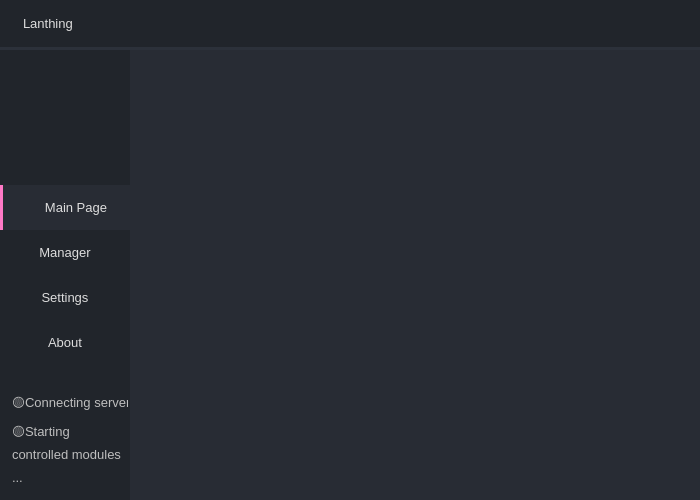
<?xml version="1.0" encoding="UTF-8"?>
<ui version="4.0">
 <class>MainWindow</class>
 <widget class="QMainWindow" name="MainWindow">
  <property name="geometry">
   <rect>
    <x>0</x>
    <y>0</y>
    <width>700</width>
    <height>500</height>
   </rect>
  </property>
  <property name="windowTitle">
   <string>Lanthing</string>
  </property>
  <property name="autoFillBackground">
   <bool>false</bool>
  </property>
  <property name="styleSheet">
   <string notr="true"/>
  </property>
  <property name="unifiedTitleAndToolBarOnMac">
   <bool>false</bool>
  </property>
  <widget class="QWidget" name="styleSheet">
   <property name="styleSheet">
    <string notr="true">QWidget{
	color: rgb(221, 221, 221);
	font: 10pt;
border: none;
}

QFrame {
  border: none;
}

QLabel {
  border: none;
}
QToolTip { 
  background-color: rgb(33, 37, 43); 
  color:  rgb(255, 121, 198);	
  border: black solid 1px
}



/* /////////////////////////////////////////////////////////////////////////////////////////////////
ScrollBars */
QScrollBar:horizontal {
    border: none;
    background: rgb(52, 59, 72);
    height: 8px;
    margin: 0px 21px 0 21px;
	border-radius: 0px;
}
QScrollBar::handle:horizontal {
    background: rgb(189, 147, 249);
    min-width: 25px;
	border-radius: 4px
}
QScrollBar::add-line:horizontal {
    border: none;
    background: rgb(55, 63, 77);
    width: 20px;
	border-top-right-radius: 4px;
    border-bottom-right-radius: 4px;
    subcontrol-position: right;
    subcontrol-origin: margin;
}
QScrollBar::sub-line:horizontal {
    border: none;
    background: rgb(55, 63, 77);
    width: 20px;
	border-top-left-radius: 4px;
    border-bottom-left-radius: 4px;
    subcontrol-position: left;
    subcontrol-origin: margin;
}
QScrollBar::up-arrow:horizontal, QScrollBar::down-arrow:horizontal
{
     background: none;
}
QScrollBar::add-page:horizontal, QScrollBar::sub-page:horizontal
{
     background: none;
}
 QScrollBar:vertical {
	border: none;
    background: rgb(52, 59, 72);
    width: 8px;
    margin: 21px 0 21px 0;
	border-radius: 0px;
 }
 QScrollBar::handle:vertical {	
	background: rgb(189, 147, 249);
    min-height: 25px;
	border-radius: 4px
 }
 QScrollBar::add-line:vertical {
     border: none;
    background: rgb(55, 63, 77);
     height: 20px;
	border-bottom-left-radius: 4px;
    border-bottom-right-radius: 4px;
     subcontrol-position: bottom;
     subcontrol-origin: margin;
 }
 QScrollBar::sub-line:vertical {
	border: none;
    background: rgb(55, 63, 77);
     height: 20px;
	border-top-left-radius: 4px;
    border-top-right-radius: 4px;
     subcontrol-position: top;
     subcontrol-origin: margin;
 }
 QScrollBar::up-arrow:vertical, QScrollBar::down-arrow:vertical {
     background: none;
 }

 QScrollBar::add-page:vertical, QScrollBar::sub-page:vertical {
     background: none;
 }</string>
   </property>
   <layout class="QVBoxLayout" name="verticalLayout_6">
    <property name="spacing">
     <number>0</number>
    </property>
    <property name="leftMargin">
     <number>0</number>
    </property>
    <property name="topMargin">
     <number>0</number>
    </property>
    <property name="rightMargin">
     <number>0</number>
    </property>
    <property name="bottomMargin">
     <number>0</number>
    </property>
    <item>
     <widget class="QFrame" name="appBg">
      <property name="styleSheet">
       <string notr="true">background-color: rgb(40, 44, 52);
</string>
      </property>
      <property name="frameShape">
       <enum>QFrame::StyledPanel</enum>
      </property>
      <property name="frameShadow">
       <enum>QFrame::Raised</enum>
      </property>
      <property name="lineWidth">
       <number>0</number>
      </property>
      <layout class="QVBoxLayout" name="verticalLayout_15">
       <property name="spacing">
        <number>0</number>
       </property>
       <property name="leftMargin">
        <number>0</number>
       </property>
       <property name="topMargin">
        <number>0</number>
       </property>
       <property name="rightMargin">
        <number>0</number>
       </property>
       <property name="bottomMargin">
        <number>0</number>
       </property>
       <item>
        <widget class="QFrame" name="windowBar">
         <property name="minimumSize">
          <size>
           <width>0</width>
           <height>50</height>
          </size>
         </property>
         <property name="styleSheet">
          <string notr="true">#windowBar {
background-color: rgb(33, 37, 43);
border-bottom: 3px solid rgb(44, 49, 58);
}
</string>
         </property>
         <property name="frameShape">
          <enum>QFrame::StyledPanel</enum>
         </property>
         <property name="frameShadow">
          <enum>QFrame::Raised</enum>
         </property>
         <property name="lineWidth">
          <number>0</number>
         </property>
         <layout class="QHBoxLayout" name="horizontalLayout_8">
          <property name="spacing">
           <number>6</number>
          </property>
          <item>
           <widget class="QLabel" name="label">
            <property name="maximumSize">
             <size>
              <width>32</width>
              <height>32</height>
             </size>
            </property>
            <property name="styleSheet">
             <string notr="true">background-color: transparent;</string>
            </property>
            <property name="text">
             <string/>
            </property>
            <property name="pixmap">
             <pixmap resource="../../resources.qrc">:/res/png_icons/pc2.png</pixmap>
            </property>
            <property name="scaledContents">
             <bool>true</bool>
            </property>
           </widget>
          </item>
          <item>
           <widget class="QLabel" name="labelTitle">
            <property name="styleSheet">
             <string notr="true">border:none;
background-color:transparent;</string>
            </property>
            <property name="lineWidth">
             <number>0</number>
            </property>
            <property name="text">
             <string>Lanthing</string>
            </property>
           </widget>
          </item>
          <item>
           <spacer name="horizontalSpacer_2">
            <property name="orientation">
             <enum>Qt::Horizontal</enum>
            </property>
            <property name="sizeHint" stdset="0">
             <size>
              <width>40</width>
              <height>20</height>
             </size>
            </property>
           </spacer>
          </item>
          <item>
           <widget class="QFrame" name="rightButtons">
            <property name="styleSheet">
             <string notr="true">#rightButtons {
background-color:transparent;
}

#rightButtons .QPushButton { background-color: rgba(255, 255, 255, 0); border: none;  border-radius: 5px; }
#rightButtons .QPushButton:hover { background-color: rgb(44, 49, 57); border-style: solid; border-radius: 4px; }
#rightButtons .QPushButton:pressed { background-color: rgb(23, 26, 30); border-style: solid; border-radius: 4px; }</string>
            </property>
            <property name="frameShape">
             <enum>QFrame::StyledPanel</enum>
            </property>
            <property name="frameShadow">
             <enum>QFrame::Raised</enum>
            </property>
            <layout class="QHBoxLayout" name="horizontalLayout_11">
             <property name="leftMargin">
              <number>2</number>
             </property>
             <property name="topMargin">
              <number>2</number>
             </property>
             <property name="rightMargin">
              <number>2</number>
             </property>
             <property name="bottomMargin">
              <number>2</number>
             </property>
             <item>
              <widget class="QPushButton" name="btnLog">
               <property name="styleSheet">
                <string notr="true">border:none;</string>
               </property>
               <property name="text">
                <string/>
               </property>
               <property name="icon">
                <iconset resource="../../resources.qrc">
                 <normaloff>:/res/icons/cil-description.png</normaloff>:/res/icons/cil-description.png</iconset>
               </property>
               <property name="iconSize">
                <size>
                 <width>32</width>
                 <height>32</height>
                </size>
               </property>
              </widget>
             </item>
             <item>
              <widget class="QPushButton" name="btnMinimize">
               <property name="styleSheet">
                <string notr="true">border:none;</string>
               </property>
               <property name="text">
                <string/>
               </property>
               <property name="icon">
                <iconset resource="../../resources.qrc">
                 <normaloff>:/res/icons/icon_minimize.png</normaloff>:/res/icons/icon_minimize.png</iconset>
               </property>
               <property name="iconSize">
                <size>
                 <width>32</width>
                 <height>32</height>
                </size>
               </property>
              </widget>
             </item>
             <item>
              <widget class="QPushButton" name="btnClose">
               <property name="styleSheet">
                <string notr="true">border:none;</string>
               </property>
               <property name="text">
                <string/>
               </property>
               <property name="icon">
                <iconset resource="../../resources.qrc">
                 <normaloff>:/res/icons/icon_close.png</normaloff>:/res/icons/icon_close.png</iconset>
               </property>
               <property name="iconSize">
                <size>
                 <width>32</width>
                 <height>32</height>
                </size>
               </property>
              </widget>
             </item>
            </layout>
           </widget>
          </item>
         </layout>
        </widget>
       </item>
       <item>
        <widget class="QFrame" name="contentBox">
         <property name="styleSheet">
          <string notr="true"/>
         </property>
         <property name="frameShape">
          <enum>QFrame::NoFrame</enum>
         </property>
         <property name="frameShadow">
          <enum>QFrame::Raised</enum>
         </property>
         <property name="lineWidth">
          <number>0</number>
         </property>
         <layout class="QHBoxLayout" name="horizontalLayout_3">
          <property name="spacing">
           <number>0</number>
          </property>
          <property name="leftMargin">
           <number>0</number>
          </property>
          <property name="topMargin">
           <number>0</number>
          </property>
          <property name="rightMargin">
           <number>0</number>
          </property>
          <property name="bottomMargin">
           <number>0</number>
          </property>
          <item>
           <widget class="QFrame" name="leftMenuBg">
            <property name="minimumSize">
             <size>
              <width>0</width>
              <height>0</height>
             </size>
            </property>
            <property name="maximumSize">
             <size>
              <width>130</width>
              <height>16777215</height>
             </size>
            </property>
            <property name="styleSheet">
             <string notr="true">background-color: rgb(33, 37, 43);
border: none;</string>
            </property>
            <property name="frameShape">
             <enum>QFrame::NoFrame</enum>
            </property>
            <property name="frameShadow">
             <enum>QFrame::Raised</enum>
            </property>
            <property name="lineWidth">
             <number>0</number>
            </property>
            <layout class="QVBoxLayout" name="verticalLayout_7">
             <property name="spacing">
              <number>0</number>
             </property>
             <property name="leftMargin">
              <number>0</number>
             </property>
             <property name="topMargin">
              <number>0</number>
             </property>
             <property name="rightMargin">
              <number>0</number>
             </property>
             <property name="bottomMargin">
              <number>0</number>
             </property>
             <item>
              <widget class="QFrame" name="mainLogo">
               <property name="minimumSize">
                <size>
                 <width>80</width>
                 <height>80</height>
                </size>
               </property>
               <property name="maximumSize">
                <size>
                 <width>16777215</width>
                 <height>16777215</height>
                </size>
               </property>
               <property name="frameShape">
                <enum>QFrame::StyledPanel</enum>
               </property>
               <property name="frameShadow">
                <enum>QFrame::Raised</enum>
               </property>
               <property name="lineWidth">
                <number>0</number>
               </property>
               <layout class="QVBoxLayout" name="verticalLayout_13">
                <property name="spacing">
                 <number>0</number>
                </property>
                <property name="leftMargin">
                 <number>0</number>
                </property>
                <property name="topMargin">
                 <number>0</number>
                </property>
                <property name="rightMargin">
                 <number>0</number>
                </property>
                <property name="bottomMargin">
                 <number>0</number>
                </property>
                <item>
                 <widget class="QLabel" name="labelProfile">
                  <property name="minimumSize">
                   <size>
                    <width>130</width>
                    <height>0</height>
                   </size>
                  </property>
                  <property name="styleSheet">
                   <string notr="true">border:none;</string>
                  </property>
                  <property name="lineWidth">
                   <number>0</number>
                  </property>
                  <property name="text">
                   <string/>
                  </property>
                  <property name="alignment">
                   <set>Qt::AlignCenter</set>
                  </property>
                 </widget>
                </item>
               </layout>
              </widget>
             </item>
             <item>
              <widget class="QFrame" name="tabSelector">
               <property name="styleSheet">
                <string notr="true">#leftMenuBg .QPushButton {	
	background-position: left center;
    background-repeat: no-repeat;
	border: none;
	background-color: transparent;
	min-height: 45px;
}
#leftMenuBg .QPushButton:hover {
	background-color: rgb(40, 44, 52);
}
#leftMenuBg .QPushButton:pressed {	
	background-color: rgb(189, 147, 249);
	color: rgb(255, 255, 255);
}
#tabSelector {
border:none;
}</string>
               </property>
               <property name="frameShape">
                <enum>QFrame::NoFrame</enum>
               </property>
               <property name="frameShadow">
                <enum>QFrame::Raised</enum>
               </property>
               <layout class="QVBoxLayout" name="verticalLayout">
                <property name="spacing">
                 <number>0</number>
                </property>
                <property name="sizeConstraint">
                 <enum>QLayout::SetMaximumSize</enum>
                </property>
                <property name="leftMargin">
                 <number>0</number>
                </property>
                <property name="topMargin">
                 <number>0</number>
                </property>
                <property name="rightMargin">
                 <number>0</number>
                </property>
                <property name="bottomMargin">
                 <number>0</number>
                </property>
                <item>
                 <widget class="QPushButton" name="btnLinkTab">
                  <property name="minimumSize">
                   <size>
                    <width>0</width>
                    <height>45</height>
                   </size>
                  </property>
                  <property name="styleSheet">
                   <string notr="true">    border-left: 22px solid qlineargradient(spread:pad, x1:0.034, y1:0, x2:0.216, y2:0, stop:0.499 rgba(255, 121, 198, 255), stop:0.5 rgba(85, 170, 255, 0));
    background-color: rgb(40, 44, 52);</string>
                  </property>
                  <property name="text">
                   <string>Main Page</string>
                  </property>
                 </widget>
                </item>
                <item>
                 <widget class="QPushButton" name="btnManagerTab">
                  <property name="minimumSize">
                   <size>
                    <width>0</width>
                    <height>45</height>
                   </size>
                  </property>
                  <property name="text">
                   <string>Manager</string>
                  </property>
                 </widget>
                </item>
                <item>
                 <widget class="QPushButton" name="btnSettingsTab">
                  <property name="minimumSize">
                   <size>
                    <width>0</width>
                    <height>45</height>
                   </size>
                  </property>
                  <property name="text">
                   <string>Settings</string>
                  </property>
                 </widget>
                </item>
                <item>
                 <widget class="QPushButton" name="btnAboutTab">
                  <property name="minimumSize">
                   <size>
                    <width>0</width>
                    <height>45</height>
                   </size>
                  </property>
                  <property name="text">
                   <string>About</string>
                  </property>
                 </widget>
                </item>
               </layout>
              </widget>
             </item>
             <item>
              <widget class="QFrame" name="statusBar">
               <property name="styleSheet">
                <string notr="true">#statusBar .QLabel {
font: 290 8pt &quot;Microsoft YaHei UI&quot;;
color: rgb(190, 190, 190);
}</string>
               </property>
               <property name="frameShape">
                <enum>QFrame::NoFrame</enum>
               </property>
               <property name="frameShadow">
                <enum>QFrame::Plain</enum>
               </property>
               <property name="lineWidth">
                <number>0</number>
               </property>
               <layout class="QVBoxLayout" name="verticalLayout_22">
                <property name="leftMargin">
                 <number>9</number>
                </property>
                <property name="rightMargin">
                 <number>2</number>
                </property>
                <item>
                 <layout class="QVBoxLayout" name="statusBarLayout">
                  <property name="sizeConstraint">
                   <enum>QLayout::SetDefaultConstraint</enum>
                  </property>
                  <property name="leftMargin">
                   <number>3</number>
                  </property>
                  <item>
                   <widget class="QLabel" name="labelLoginInfo">
                    <property name="styleSheet">
                     <string notr="true"/>
                    </property>
                    <property name="text">
                     <string>🟡Connecting server...</string>
                    </property>
                    <property name="textFormat">
                     <enum>Qt::PlainText</enum>
                    </property>
                    <property name="alignment">
                     <set>Qt::AlignBottom|Qt::AlignLeading|Qt::AlignLeft</set>
                    </property>
                   </widget>
                  </item>
                  <item>
                   <widget class="QLabel" name="labelControlledInfo">
                    <property name="text">
                     <string>🟡Starting controlled modules ...</string>
                    </property>
                    <property name="textFormat">
                     <enum>Qt::PlainText</enum>
                    </property>
                    <property name="alignment">
                     <set>Qt::AlignLeading|Qt::AlignLeft|Qt::AlignTop</set>
                    </property>
                    <property name="wordWrap">
                     <bool>true</bool>
                    </property>
                   </widget>
                  </item>
                 </layout>
                </item>
               </layout>
              </widget>
             </item>
            </layout>
           </widget>
          </item>
          <item>
           <widget class="QFrame" name="tabBg">
            <property name="minimumSize">
             <size>
              <width>0</width>
              <height>0</height>
             </size>
            </property>
            <property name="maximumSize">
             <size>
              <width>16777215</width>
              <height>16777215</height>
             </size>
            </property>
            <property name="styleSheet">
             <string notr="true"/>
            </property>
            <property name="frameShape">
             <enum>QFrame::StyledPanel</enum>
            </property>
            <property name="frameShadow">
             <enum>QFrame::Raised</enum>
            </property>
            <layout class="QVBoxLayout" name="verticalLayout_5">
             <property name="spacing">
              <number>0</number>
             </property>
             <property name="sizeConstraint">
              <enum>QLayout::SetDefaultConstraint</enum>
             </property>
             <property name="leftMargin">
              <number>0</number>
             </property>
             <property name="topMargin">
              <number>0</number>
             </property>
             <property name="rightMargin">
              <number>0</number>
             </property>
             <property name="bottomMargin">
              <number>0</number>
             </property>
             <item>
              <widget class="QStackedWidget" name="stackedWidget">
               <property name="styleSheet">
                <string notr="true">#stackedWidget { background: transparent; border:none; }

</string>
               </property>
               <property name="currentIndex">
                <number>0</number>
               </property>
              </widget>
             </item>
            </layout>
           </widget>
          </item>
         </layout>
        </widget>
       </item>
      </layout>
     </widget>
    </item>
   </layout>
  </widget>
 </widget>
 <resources>
  <include location="../../resources.qrc"/>
  <include location="../../resources.qrc"/>
  <include location="../../resources.qrc"/>
 </resources>
 <connections/>
</ui>
